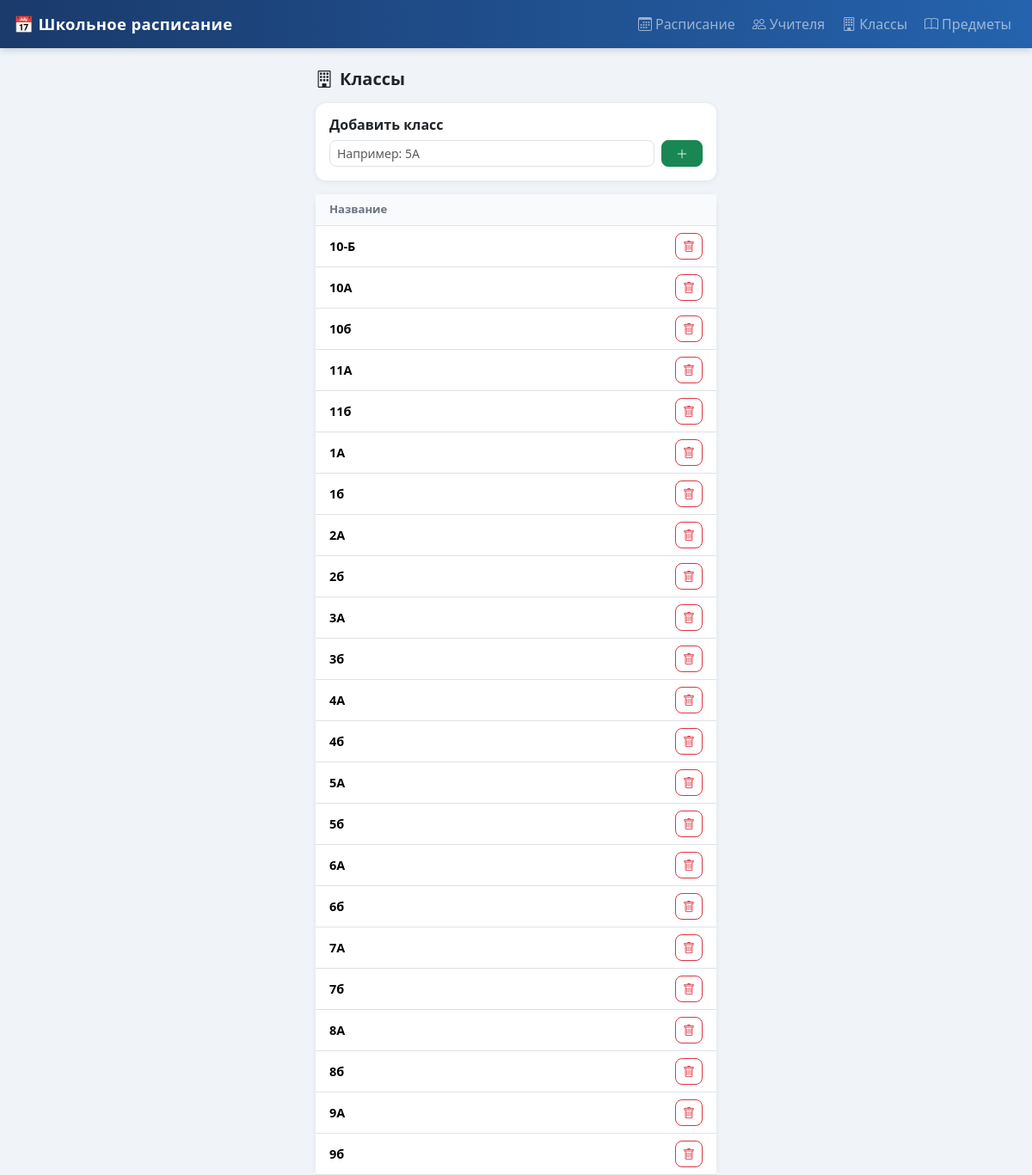
Page /classes on the committed database.
### tables this page shows
CREATE TABLE classes (
                id INTEGER PRIMARY KEY AUTOINCREMENT,
                name TEXT NOT NULL
            );

### web_app.py (the view)
@app.get("/classes", response_class=HTMLResponse)
async def classes_list(request: Request, error: str = None, success: str = None):
    return templates.TemplateResponse("classes.html", {
        "request": request, "classes": Class.get_all(),
        "error": error, "success": success,
    })

### templates/classes.html (shortened to what this page needs)
{% extends "base.html" %}
{% block content %}
<div class="row justify-content-center">
  <div class="col-lg-5 col-md-7">
    <div class="d-flex justify-content-between align-items-center mb-3">
      <h5 class="fw-bold mb-0"><i class="bi bi-building me-2"></i>Классы</h5>
    </div>
    <div class="card info-card mb-3">
      <div class="card-body">
        <h6 class="fw-semibold mb-2">Добавить класс</h6>
        <form method="post" action="/classes/add" class="d-flex gap-2">
          <input name="name" class="form-control form-control-sm"
                 placeholder="Например: 5А" required>
          <button type="submit" class="btn btn-success btn-sm px-3">
            <i class="bi bi-plus-lg"></i>
          </button>
        </form>
      </div>
    </div>
    <div class="card info-card">
      <div class="card-body p-0">
        <table class="table data-table mb-0">
          <thead>
            <tr>
              <th class="ps-3">Название</th>
              <th></th>
            </tr>
          </thead>
          <tbody>
            {% for cls in classes %}
            <tr>
              <td class="ps-3 fw-semibold">{{ cls.name }}</td>
              <td class="text-end pe-3">
                <form method="post" action="/classes/{{ cls.id }}/delete"
                      class="d-inline"
                      onsubmit="return confirm('Удалить класс {{ cls.name }}?')">
                  <button type="submit" class="btn btn-outline-danger btn-sm">
                    <i class="bi bi-trash"></i>
                  </button>
                </form>
              </td>
            </tr>
            {% else %}
            <tr>
              <td colspan="2" class="text-center text-muted py-4">Нет классов</td>
            </tr>
            {% endfor %}
          </tbody>
        </table>
      </div>
    </div>
  </div>
</div>
{% endblock %}

### templates/base.html (style rules this page uses)
body { background: #f0f4f8; min-height: 100vh; }
.info-card { border: none; border-radius: 12px; box-shadow: 0 1px 6px rgba(0,0,0,.08); }
.form-control, .form-select { border-radius: 8px; }
.btn { border-radius: 8px; }
.data-table th { font-size: .82rem; font-weight: 600; color: #6b7280; background: #f8fafc; }
.data-table td { vertical-align: middle; font-size: .9rem; }

### rows in the picture
classes: name "10-Б"
classes: name "10А"
classes: name "10б"
classes: name "11А"
classes: name "11б"
classes: name "1А"
classes: name "1б"
classes: name "2А"
classes: name "2б"
classes: name "3А"
classes: name "3б"
classes: name "4А"
classes: name "4б"
classes: name "5А"
classes: name "5б"
classes: name "6А"
classes: name "6б"
classes: name "7А"
classes: name "7б"
classes: name "8А"
classes: name "8б"
classes: name "9А"
classes: name "9б"
